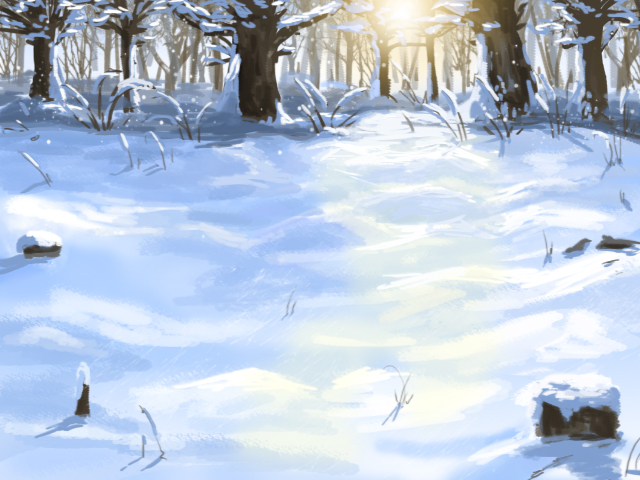

Tiled map render using the project's own tile images. Description and the map definition, with tile-layer contents summarised, below:
An orthogonal 20x15 tile map with 32x32 px tiles, 1 tile layer (Tile Layer 1) and 3 objects (2x enemy, player).

<map version="1.0" orientation="orthogonal" renderorder="right-down" width="20" height="15" tilewidth="32" tileheight="32" nextobjectid="5">
 <tileset firstgid="1" name="forest-battle" tilewidth="32" tileheight="32" tilecount="300" columns="20">
  <image source="snow-forest-battle.png" trans="000000" width="650" height="490" />
 </tileset>
 <layer name="Tile Layer 1" width="20" height="15">
  <data>[300 cells, 300 non-empty, 300 distinct tile ids]</data>
 </layer>
 <objectgroup name="objects">
  <object id="1" name="GoblinWarriorBattle" type="enemy" x="150" y="320" />
  <object id="2" name="PlayerCharacterBattle" type="player" x="466" y="304" />
  <object id="3" name="GoblinWarriorBattle" type="enemy" x="131" y="211" width="23" height="23" />
 </objectgroup>
</map>